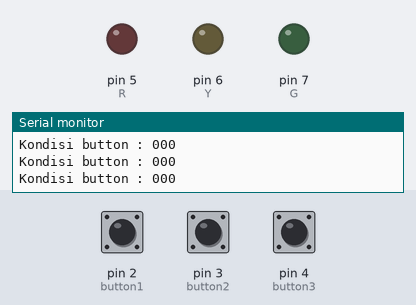
Recording of a sketch running on a simulated Arduino Uno, built with avr-gcc and run on an emulated ATmega328P. Shown: output pins drawn as LEDs (lit = HIGH), the last lines printed to the serial monitor. The test bench sets the inputs (shaded band); at power-on: pin 2 (button1) LOW, pin 3 (button2) LOW, pin 4 (button3) LOW.

Above: at 1.2 s.
1.3 s: pin 2 (button1) pulled HIGH for 0.15 s
At 1.4 s:
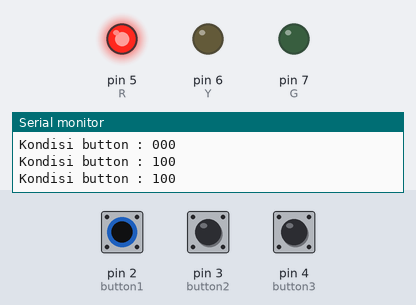
2.9 s: pin 3 (button2) pulled HIGH for 0.15 s
At 3.01 s:
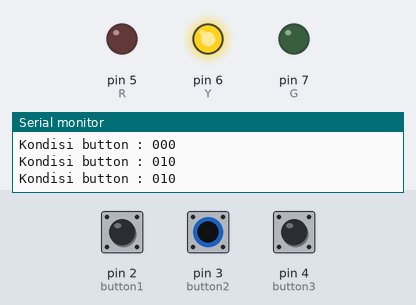
4.5 s: pin 4 (button3) pulled HIGH for 0.15 s
At 4.61 s:
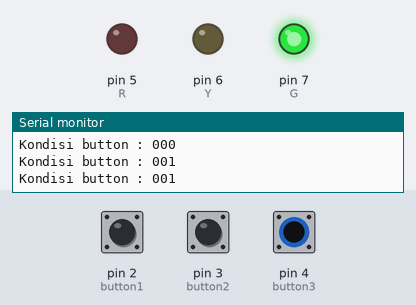
6.1 s: pin 4 (button3) pulled HIGH for 3.2 s
At 10.1 s:
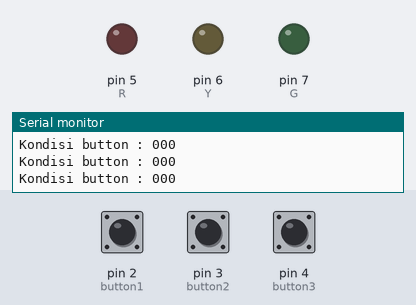
12.3 s: pin 2 (button1) pulled HIGH for 3.2 s
At 13.5 s:
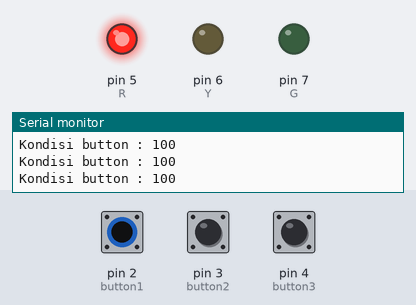
Timing chart, 0 to 17.0 s (numbered marks = the images above; inputs shaded):
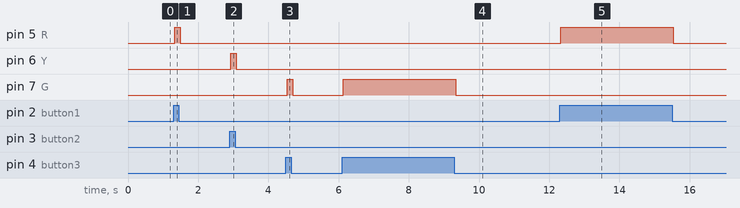

The sketch:

1.button.ino
```cpp
int button1 = 2;
int button2 = 3;
int button3 = 4;

int R = 5;
int Y = 6;
int G = 7;

void setup() {
  // put your setup code here, to run once:
  Serial.begin(9600);

  pinMode(button1,INPUT);
  pinMode(button2,INPUT);
  pinMode(button3,INPUT);

  pinMode(R,OUTPUT);
  pinMode(Y,OUTPUT);
  pinMode(G,OUTPUT);

}

void loop() {
  // put your main code here, to run repeatedly:

  int readButton1 = digitalRead(button1);
  int readButton2 = digitalRead(button2);
  int readButton3 = digitalRead(button3);

  Serial.print("Kondisi button : ");
  Serial.print(readButton1);
  Serial.print(readButton2);
  Serial.print(readButton3);
  Serial.println();

  if(readButton1 == 1){
    digitalWrite(R,HIGH);
  }else if(readButton2 == 1){
    digitalWrite(Y,HIGH);
  }else if(readButton3 == 1){
    digitalWrite(G,HIGH);
  }else{
    digitalWrite(R,LOW);
    digitalWrite(Y,LOW);
    digitalWrite(G,LOW);
  }

}
```

Measured:
- after the input at 1.3 s, pin 5 (R): LOW → HIGH at once, → LOW 0.16 s later
- after the input at 2.9 s, pin 6 (Y): LOW → HIGH at once, → LOW 0.16 s later
- after the input at 4.5 s, pin 7 (G): LOW → HIGH at once, → LOW 0.16 s later
- after the input at 6.1 s, pin 7 (G): LOW → HIGH at once, → LOW 3.2 s later
- after the input at 12.3 s, pin 5 (R): LOW → HIGH at once, → LOW 3.2 s later
